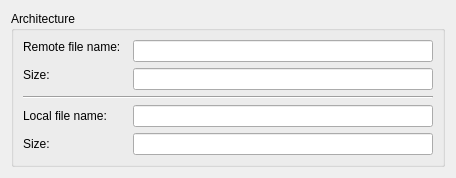
<ui version="4.0" >
 <class>PackageArchDetailsWidget</class>
 <widget class="QWidget" name="PackageArchDetailsWidget" >
  <property name="geometry" >
   <rect>
    <x>0</x>
    <y>0</y>
    <width>419</width>
    <height>168</height>
   </rect>
  </property>
  <property name="windowTitle" >
   <string>Packge Details</string>
  </property>
  <layout class="QVBoxLayout" name="verticalLayout" >
   <item>
    <widget class="QGroupBox" name="archNameGroupBox" >
     <property name="title" >
      <string>Architecture</string>
     </property>
     <layout class="QGridLayout" name="gridLayout" >
      <item row="0" column="0" colspan="2" >
       <widget class="QLabel" name="remotePackageNameLabel" >
        <property name="text" >
         <string>Remote file name:</string>
        </property>
       </widget>
      </item>
      <item rowspan="2" row="0" column="3" >
       <widget class="QLineEdit" name="remotePackageNameDisplayLineEdit" >
        <property name="sizePolicy" >
         <sizepolicy vsizetype="Fixed" hsizetype="MinimumExpanding" >
          <horstretch>0</horstretch>
          <verstretch>0</verstretch>
         </sizepolicy>
        </property>
        <property name="minimumSize" >
         <size>
          <width>300</width>
          <height>0</height>
         </size>
        </property>
        <property name="acceptDrops" >
         <bool>false</bool>
        </property>
        <property name="readOnly" >
         <bool>true</bool>
        </property>
       </widget>
      </item>
      <item rowspan="2" row="1" column="0" colspan="2" >
       <widget class="QLabel" name="remotePackageSizeLabel" >
        <property name="text" >
         <string>Size:</string>
        </property>
       </widget>
      </item>
      <item row="2" column="3" >
       <widget class="QLineEdit" name="remotePackageDisplaySizeLineEdit" >
        <property name="sizePolicy" >
         <sizepolicy vsizetype="Fixed" hsizetype="MinimumExpanding" >
          <horstretch>0</horstretch>
          <verstretch>0</verstretch>
         </sizepolicy>
        </property>
        <property name="minimumSize" >
         <size>
          <width>300</width>
          <height>0</height>
         </size>
        </property>
        <property name="acceptDrops" >
         <bool>false</bool>
        </property>
        <property name="readOnly" >
         <bool>true</bool>
        </property>
       </widget>
      </item>
      <item row="3" column="0" colspan="4" >
       <widget class="Line" name="line" >
        <property name="orientation" >
         <enum>Qt::Horizontal</enum>
        </property>
       </widget>
      </item>
      <item row="4" column="0" >
       <widget class="QLabel" name="localPackageNameLabel" >
        <property name="text" >
         <string>Local file name:</string>
        </property>
       </widget>
      </item>
      <item row="4" column="3" >
       <widget class="QLineEdit" name="localPackageNameDisplayLineEdit" >
        <property name="sizePolicy" >
         <sizepolicy vsizetype="Fixed" hsizetype="MinimumExpanding" >
          <horstretch>0</horstretch>
          <verstretch>0</verstretch>
         </sizepolicy>
        </property>
        <property name="minimumSize" >
         <size>
          <width>300</width>
          <height>0</height>
         </size>
        </property>
        <property name="acceptDrops" >
         <bool>false</bool>
        </property>
        <property name="readOnly" >
         <bool>true</bool>
        </property>
       </widget>
      </item>
      <item row="5" column="0" colspan="2" >
       <widget class="QLabel" name="localPackageSizeLabel" >
        <property name="text" >
         <string>Size:</string>
        </property>
       </widget>
      </item>
      <item row="5" column="3" >
       <widget class="QLineEdit" name="localPackageDisplaySizeLineEdit" >
        <property name="sizePolicy" >
         <sizepolicy vsizetype="Fixed" hsizetype="MinimumExpanding" >
          <horstretch>0</horstretch>
          <verstretch>0</verstretch>
         </sizepolicy>
        </property>
        <property name="minimumSize" >
         <size>
          <width>300</width>
          <height>0</height>
         </size>
        </property>
        <property name="acceptDrops" >
         <bool>false</bool>
        </property>
        <property name="readOnly" >
         <bool>true</bool>
        </property>
       </widget>
      </item>
     </layout>
    </widget>
   </item>
  </layout>
 </widget>
 <resources/>
 <connections/>
</ui>
